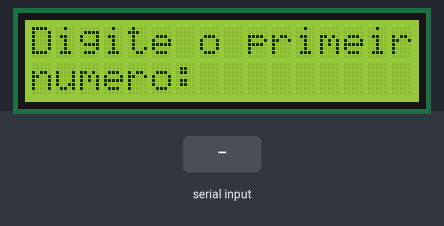
The sketch below on a simulated Arduino Uno, built with avr-gcc and run on an emulated ATmega328P. On the bench: 16×2 character LCD. The test bench sets the inputs (shaded band). What the sketch prints to the serial monitor is not drawn.

Above: at 1.2 s.
1.3 s: "90,45\n" received over Serial
At 3.5 s:
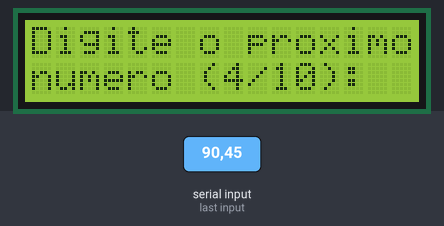
3.8 s: "30,150\n" received over Serial
At 5.5 s:
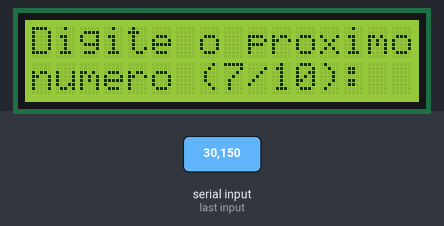
6.3 s: "1,90,45\n" received over Serial
At 8.7 s:
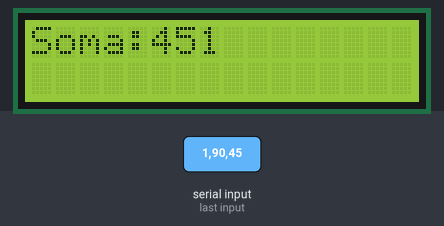
Timing chart, 0 to 10.2 s (numbered marks = the images above; inputs shaded):
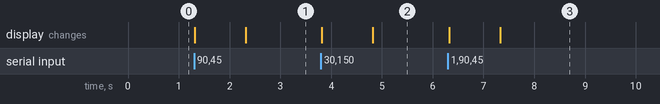

The sketch:

Ex2.ino
```cpp
#include <LiquidCrystal.h>

LiquidCrystal lcd(12, 11, 5, 4, 3, 2);

void setup() {
  lcd.begin(16, 2);
  Serial.begin(9600);
}

void loop() {
  int nums[10];
  int soma = 0;

  lcd.clear();
  lcd.setCursor(0, 0);
  lcd.print("Digite o primeiro");
  lcd.setCursor(0, 1);
  lcd.print("numero:");

  while(!Serial.available());
  nums[0] = Serial.parseInt();

  for(int i=1; i<10; i++) {
    lcd.clear();
    lcd.setCursor(0, 0);
    lcd.print("Digite o proximo");
    lcd.setCursor(0, 1);
    lcd.print("numero (");
    lcd.print(i+1);
    lcd.print("/10):");

    while(!Serial.available());
    nums[i] = Serial.parseInt();
  }

  for(int i=0; i<10; i++) {
    soma += nums[i];
  }

  lcd.clear();
  lcd.setCursor(0, 0);
  lcd.print("Soma:");
  lcd.print(soma);
  delay(5000);

  Serial.print("A soma dos valores lidos foi: ");
  Serial.println(soma);
}
```

Measured:
- after the input at 1.3 s, the display: first changes at once (image 1 shows a later state)
- after the input at 3.8 s, the display: first changes at once (image 2 shows a later state)
- after the input at 6.3 s, the display: first changes at once (image 3 shows a later state)
